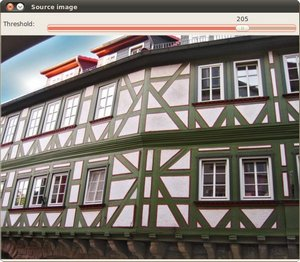
#> input picture BasicExercise_py/building.jpg, 300 x 262 px, found by its file name
$ jupyter execute harris_corner_detector.ipynb
#> lines starting #> are read from the running program, lines starting #| are printed output that depends on the picture
## cv2.cornerHarris()

[cell 1]
import cv2 as cv

if __name__ == "__main__":

    blockSize = 2   #
    apertureSize = 3
    k = 0.04

    src = cv.imread("C:\\Users\\Autonav\\github_repo\\ComputerVision\\BasicExercise_py\\building.jpg")
#> src is the input picture: shape (262, 300, 3); mean B, G, R 114.5, 120.4, 127.4
    src_gray = cv.cvtColor(src, cv.COLOR_BGR2GRAY)
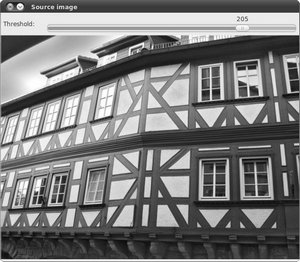
#> src_gray: shape (262, 300); min 4, max 255, mean 121.8
    # Detecting corners
    dst = cv.cornerHarris(src_gray, blockSize, apertureSize, k) # grayscale image(float32이어야 함), 코너 검출을 위해 고려할 이웃 픽셀의 범위, Sobel 미분에 사용되는 인자값, Harris corner 검출 수학식 R에서 k값
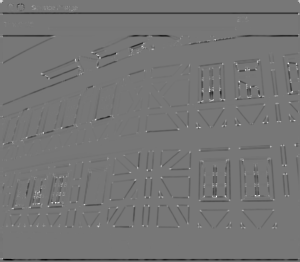
#> dst: shape (262, 300) float32; min -0.0138, max 0.0157, mean -0.000234; drawn with min black and max white
    print(dst)  # cv2.cornerHarris 단독으로는 이미지 픽셀 좌표값으로 바로 안나옴.
#> (printed output is left out)
                # -> cv2.normalize로 정규화를 거친다.

## cv2.normalize

[cell 2]
import numpy as np

if __name__ == "__main__":
    dst_norm = np.empty(dst.shape, dtype=np.float32)
    print(dst.shape)
#| (262, 300)
    cv.normalize(dst, dst_norm, alpha=0, beta=255, norm_type=cv.NORM_MINMAX)    # 정규화 이전의 데이터, 정규화 이후의 데이터 ,정규화 구간 1, 정규화 구간2, 정규화 알고리즘 플래그 상수(cv.NORM_MINMAX는 alpha~beta 구간으로 정규화)
    print(dst_norm)
#> (printed output is left out)

## cv2.convertScaleAbs

[cell 3]
dst_norm_scaled = cv.convertScaleAbs(dst_norm)
print(dst_norm_scaled)
#> (printed output is left out)

$ run again, with BasicExercise_py/chessboard.jpg copied over BasicExercise_py/building.jpg
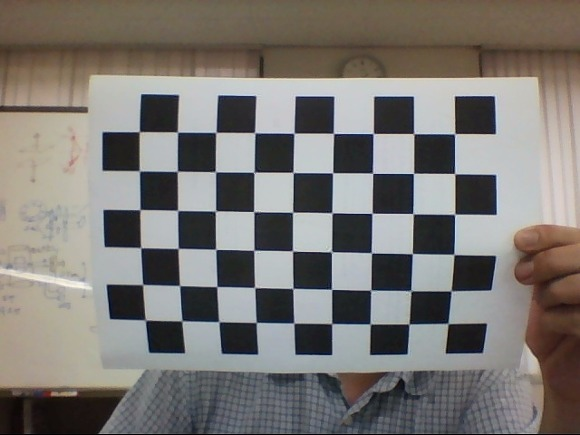
#> input picture BasicExercise_py/chessboard.jpg, 580 x 435 px, found by its file name
#> src is the input picture: shape (435, 580, 3); mean B, G, R 115, 118.8, 122.3
#> `src_gray = cv.cvtColor(src, cv.COLOR_BGR2GRAY)`:
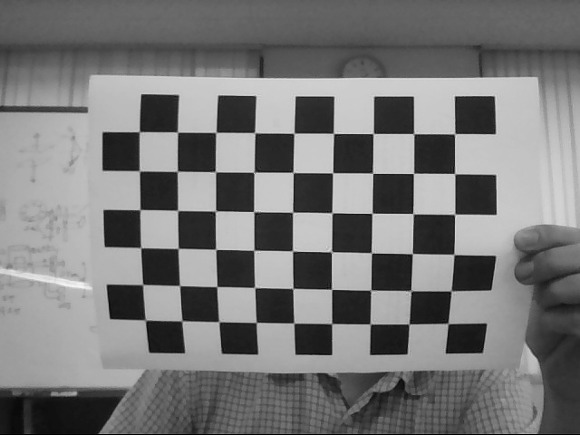
#> src_gray: shape (435, 580); min 0, max 245, mean 119.4
#> `dst = cv.cornerHarris(src_gray, blockSize, apertureSize, k)`:
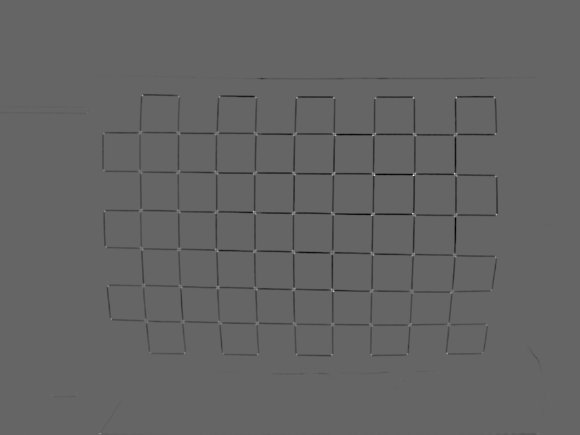
#> dst: shape (435, 580) float32; min -0.00776, max 0.0117, mean -9.48e-05; drawn with min black and max white
#> (printed output is left out)
#| (435, 580)
#> (printed output is left out)
#> (printed output is left out)

$ run again, with BasicExercise_py/chessboard2.jpg copied over BasicExercise_py/building.jpg
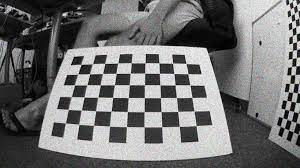
#> input picture BasicExercise_py/chessboard2.jpg, 300 x 168 px, found by its file name
#> src is the input picture: shape (168, 300, 3); mean B, G, R 114.6, 114.6, 114.6
#> `dst = cv.cornerHarris(src_gray, blockSize, apertureSize, k)`:
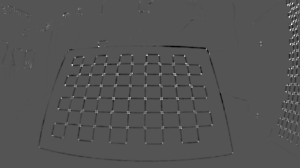
#> dst: shape (168, 300) float32; min -0.0171, max 0.0346, mean -0.00016; drawn with min black and max white
#> (printed output is left out)
#| (168, 300)
#> (printed output is left out)
#> (printed output is left out)

$ run again, with BasicExercise_py/chessboard3.jpg copied over BasicExercise_py/building.jpg
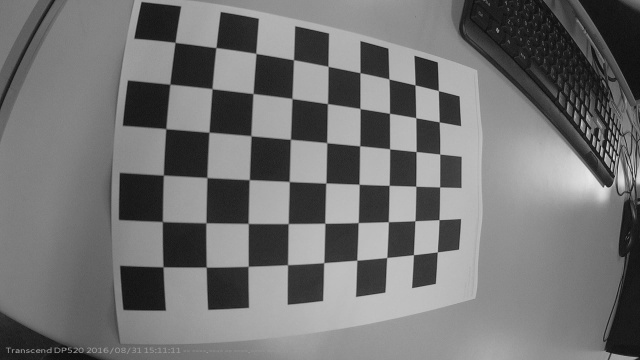
#> input picture BasicExercise_py/chessboard3.jpg, 640 x 360 px, found by its file name
#> src is the input picture: shape (360, 640, 3); min 11, max 232, mean 114.4
#> `dst = cv.cornerHarris(src_gray, blockSize, apertureSize, k)`:
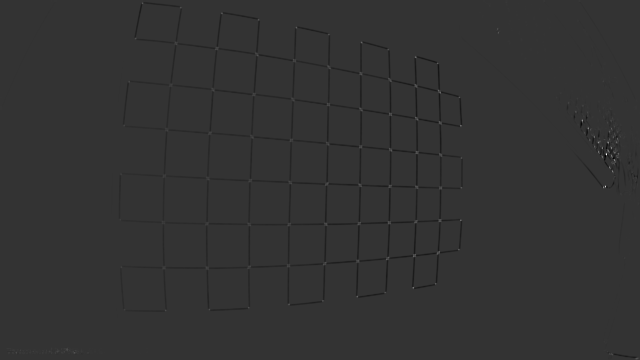
#> dst: shape (360, 640) float32; min -0.00418, max 0.0164, mean -3.88e-05; drawn with min black and max white
#> (printed output is left out)
#| (360, 640)
#> (printed output is left out)
#> (printed output is left out)
